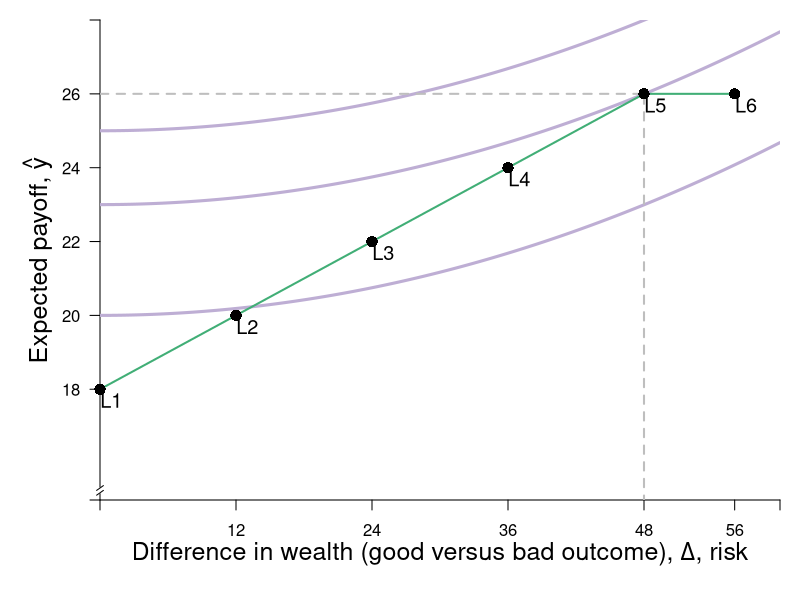

Write the R code that produced this figure. (Note: this script raises an error after producing the figure.)
require(shape)
require(plotrix)

pdf(file = "risk/risk_experiments_gender_m.pdf", width = 9, height = 7)

#Set parameters for graphics
axislabelsize <- 1.5
labelsize <- 1.2
graphlinewidth <- 3
segmentlinewidth <- 2
a <- c(2, 4, 6)


COL <- c("#7fc97f", "#beaed4", "#fdc086", "#ffff99", "#386cb0", "#f0027f", "#bf5b17", "#666666")
COLA <- c("#e0f3db", "#99d8c9","#66c2a4","#41ae76", "#238b45", "#005824")
COLB <- c("#c6dbef", "#4eb3d3", "#2b8cbe", "#0868ac","#084081")
COLC <- c("#fcfbfd", "#efedf5", "#dadaeb", "#bcbddc", "#9e9ac8", "#807dba", "#6a51a3", "#54278f", "#3f007d")

par(mar =  c(5, 5, 1, 1))
xlims <- c(0, 60)
ylims <- c(15, 28)


indiffA <- function(g, intercept = 3, slope = 0.125){
  intercept  + slope*g^2
}


#Plot command 
plot(0, 0, 
     xlim = xlims, 
     ylim = ylims, 
     type = "n",
     xlab = expression(paste("")),
     ylab = expression(paste("")), 
     axes = FALSE,
     cex.lab = axislabelsize, 
     bty = "n", 
     xaxs="i", 
     yaxs="i"
)


#Customize ticks and labels for the plot
# ticksy <- seq(ylims[1], ylims[2], 3)
# ylabels <- seq(ylims[1], ylims[2], 3)
# ticksx <- seq(xlims[1], xlims[2], 5)
# xlabels <- seq(xlims[1], xlims[2], 5)
ticksy <- c(ylims[1], 18, 20, 22, 24, 26, ylims[2])
ylabels <- c(NA, 18, 20, 22, 24, 26, NA)
ticksx <- c(0, 12, 24, 36, 48, 56,  xlims[2])
xlabels <- c(NA, 12, 24, 36, 48, 56, NA)

axis(1, at = ticksx, pos = ylims[1], labels = xlabels)
axis(2, at = ticksy, pos = xlims[1], labels = ylabels, las = 1)
mtext(expression(paste("Difference in wealth (good versus bad outcome), ", Delta, ", risk")), side = 1, line = 2.5, cex = axislabelsize)
text(xlims[1] - 5.5, ylims[2] - 0.5*(ylims[2] - ylims[1]), expression(paste("Expected payoff, ", hat(y) )), xpd = TRUE, cex = axislabelsize, srt = 90) 

axis.break(axis = 2, bgcol="white", breakcol="black",
           style="slash", brw=0.01)



npts <- 500 
xx1 <- seq(xlims[1], xlims[2], length.out = npts)
#lines(xx1, riskreturn(xx1), col = COLA[4], lwd = graphlinewidth, lty = 1)
lines(xx1, indiffA(xx1, intercept = 23, slope = 0.0013), col = COL[2], lwd = graphlinewidth, lty = 1)
#Low
lines(xx1, indiffA(xx1, intercept = 20, slope = 0.0013), col = COL[2], lwd = graphlinewidth, lty = 1)
#high
lines(xx1, indiffA(xx1, intercept = 25, slope = 0.0013), col = COL[2], lwd = graphlinewidth, lty = 1)


#lines(xx1, indiffA(xx1, intercept = 21, slope = 0.00235), col = COLB[4], lwd = graphlinewidth, lty = 1)
# lines(xx1, indiffA(xx1, intercept = 5.6), col = COLB[4], lwd = graphlinewidth, lty = 1)
# lines(xx1, indiffA(xx1, intercept = 9), col = COLB[4], lwd = graphlinewidth, lty = 1)

#Setting up the segments for the choices 
segments(0, 18, 12, 20, lty = 1, col = COLA[4], lwd = segmentlinewidth)
segments(12, 20, 24, 22, lty = 1, col = COLA[4], lwd = segmentlinewidth)
segments(24, 22, 36, 24, lty = 1, col = COLA[4], lwd = segmentlinewidth)
segments(36, 24, 48, 26, lty = 1, col = COLA[4], lwd = segmentlinewidth)
segments(48, 26, 56, 26, lty = 1, col = COLA[4], lwd = segmentlinewidth)


#For choice: 
segments(0, 26, 48, 26, lty = 2, col = "grey", lwd = segmentlinewidth)
segments(48, 0, 48, 26, lty = 2, col = "grey", lwd = segmentlinewidth)

points(0, 18, pch = 16, col = "black", cex = 1.5, xpd = TRUE)
text(0 + 1, 18 - 0.3, expression("L1"), cex = labelsize)
points(12, 20, pch = 16, col = "black", cex = 1.5, xpd = TRUE)
text(12 + 1, 20 - 0.3, expression("L2"), cex = labelsize)
points(24, 22, pch = 16, col = "black", cex = 1.5, xpd = TRUE)
text(24 + 1, 22 - 0.3, expression("L3"), cex = labelsize)
points(36, 24, pch = 16, col = "black", cex = 1.5, xpd = TRUE)
text(36 + 1, 24 - 0.3, expression("L4"), cex = labelsize)
points(48, 26, pch = 16, col = "black", cex = 1.5, xpd = TRUE)
text(48 + 1, 26 - 0.3, expression("L5"), cex = labelsize)
points(56, 26, pch = 16, col = "black", cex = 1.5, xpd = TRUE)
text(56 + 1, 26 - 0.3, expression("L6"), cex = labelsize)

#Add points a, b, c and c
segments(5.6, 0, 5.6, riskreturn(g = 5.6), lty = 2, col = "gray", lwd = segmentlinewidth)
segments(0, riskreturn(g = 5.6), 5.6, riskreturn(g = 5.6), lty = 2, col = "gray", lwd = segmentlinewidth)
points(5.6, riskreturn(g = 5.6), pch = 16, col = "black", cex = 1.5)
text(5.6 + 0.25, riskreturn(g = 5.6) - 0.3, expression(i), cex = labelsize)


segments(12, 0, 12, riskreturn(g = 12) , lty = 2, col = "gray", lwd = segmentlinewidth)
segments(0, riskreturn(g = 12) , 12, riskreturn(g = 12) , lty = 2, col = "gray", lwd = segmentlinewidth)
points(12, riskreturn(g = 12) , pch = 16, col = "black", cex = 1.5)
text(12 + 0.25, riskreturn(g = 12) - 0.3, expression(d), cex = labelsize)


points(1.8, riskreturn(g = 1.8) , pch = 16, col = "black", cex = 1.5)
text(1.8 + 0.25, riskreturn(g = 1.8) - 0.3, expression(a), cex = labelsize)


points(9.5, riskreturn(g = 9.5) , pch = 16, col = "black", cex = 1.5)
text(9.5 + 0.25, riskreturn(g = 9.5) - 0.3, expression(b), cex = labelsize)


#Label risk return schedule
text(14, 12.7, expression(paste(omega == g(Delta))), cex = labelsize)

#Label value functions
text(35, 27, expression(u[3]^M), cex = labelsize)

text(52.5, 27, expression(u[2]^M), cex = labelsize)
text(52.5, 24, expression(u[1]^M), cex = labelsize)

dev.off()
